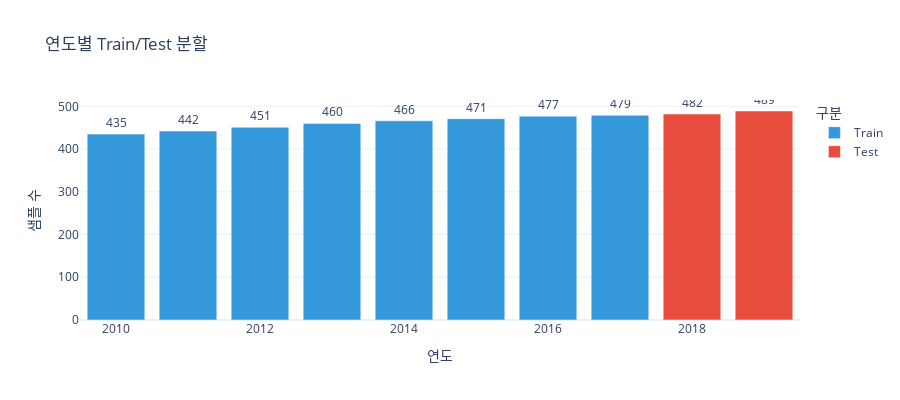

The notebook cell saved with this chart:
### Code cell
# 분할 시각화
yearly_split = []
for year in range(2010, 2020):
    year_data = dataset[dataset['start_year'] == year]
    yearly_split.append({
        'year': year,
        'count': len(year_data),
        'split': 'Train' if year in train_years else 'Test'
    })

split_df = pd.DataFrame(yearly_split)

fig = px.bar(
    split_df, x='year', y='count', color='split',
    color_discrete_map={'Train': '#3498db', 'Test': '#e74c3c'},
    title='연도별 Train/Test 분할',
    labels={'year': '연도', 'count': '샘플 수', 'split': '구분'},
    text='count'
)
fig.update_traces(textposition='outside')
fig.update_layout(height=400)
fig.show()

### Figure 1 — Plotly figure (JSON) as saved in the notebook; plotly's stock layout.template omitted (floating-point values rounded to 4 significant figures)
{"data": [{"alignmentgroup": "True", "hovertemplate": "구분=Train<br>연도=%{x}<br>샘플 수=%{text}<extra></extra>", "legendgroup": "Train", "marker": {"color": "#3498db", "pattern": {"shape": ""}}, "name": "Train", "offsetgroup": "Train", "orientation": "v", "showlegend": true, "text": [435, 442, 451, 460, 466, 471, 477, 479], "textposition": "outside", "type": "bar", "x": [2010, 2011, 2012, 2013, 2014, 2015, 2016, 2017], "xaxis": "x", "y": [435, 442, 451, 460, 466, 471, 477, 479], "yaxis": "y"}, {"alignmentgroup": "True", "hovertemplate": "구분=Test<br>연도=%{x}<br>샘플 수=%{text}<extra></extra>", "legendgroup": "Test", "marker": {"color": "#e74c3c", "pattern": {"shape": ""}}, "name": "Test", "offsetgroup": "Test", "orientation": "v", "showlegend": true, "text": [482, 489], "textposition": "outside", "type": "bar", "x": [2018, 2019], "xaxis": "x", "y": [482, 489], "yaxis": "y"}], "layout": {"barmode": "relative", "height": 400, "legend": {"title": {"text": "구분"}, "tracegroupgap": 0}, "title": {"text": "연도별 Train/Test 분할"}, "xaxis": {"anchor": "y", "domain": [0, 1], "title": {"text": "연도"}}, "yaxis": {"anchor": "x", "domain": [0, 1], "title": {"text": "샘플 수"}}}}
